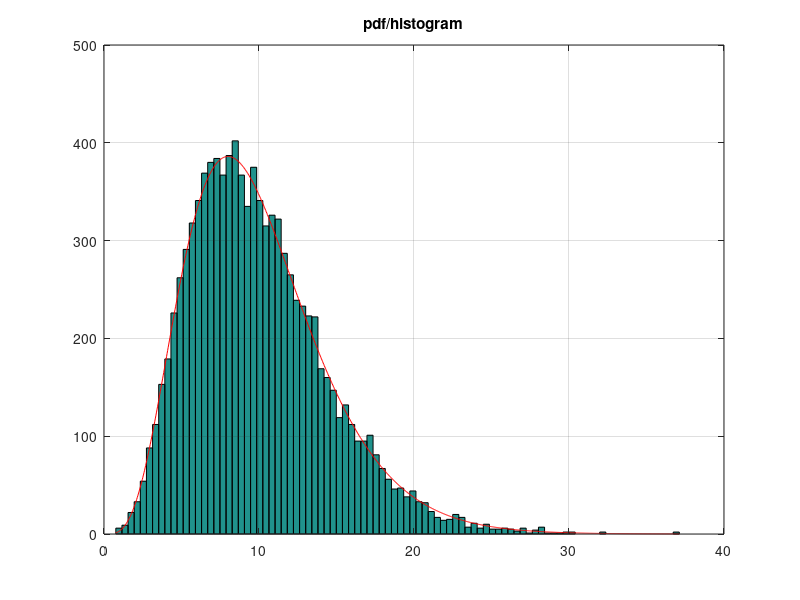
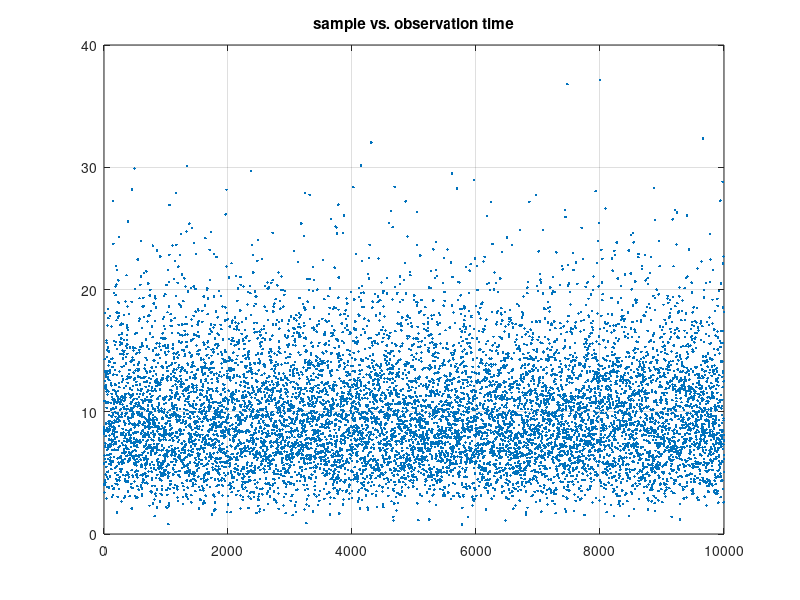
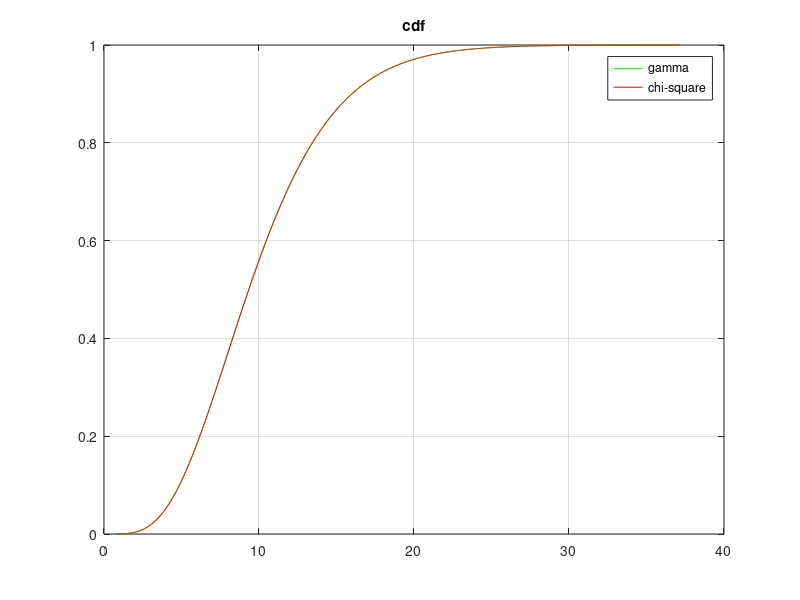
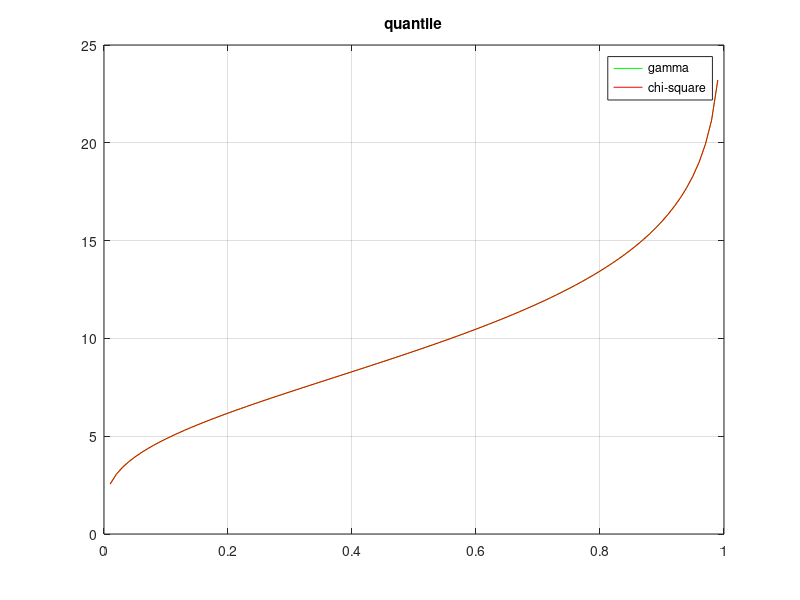

These charts were generated, in order, by the following MATLAB code:
% this script familiarizes the user with the properties of the gamma
% distribution. It also shows how the chi-square distribution is a special
% case of the gamma distribution
% see "Risk and Asset Allocation"-Springer (2005), by A. Meucci
% formula (1.108) and below

clear; close all;  clc;

%%%%%%%%%%%%%%%%%%%%%%%%%%%%%%%%%%%%%%%%%%%%%%%%%%%%%%%%%%%%%%%%%%%%%%%%%%%%%%%%%%%%%%%%%%%%%%%%%%%%%%%%%%%%%%%%%%
% inputs 
NumSimulations=10000; % scalar
nu=10;
sigma_square=1;

%%%%%%%%%%%%%%%%%%%%%%%%%%%%%%%%%%%%%%%%%%%%%%%%%%%%%%%%%%%%%%%%%%%%%%%%%%%%%%%%%%%%%%%%%%%%%%%%%%%%%%%%%%%%%%%%%%%%%%%%%%%%%%%%%%%%%%%%%%%%%%%%%%%%%%%%%%%%%%%%%%%%%%%%%%
a=nu/2;
b=2*sigma_square;

% generate sample using matlab functions
X=gamrnd(a,b,NumSimulations,1);

% compute pdf and cdf using matlab functions
x=[min(X): (max(X)-min(X))/1000 : max(X)]; % set range
pdf =gampdf(x,a,b);
cdf =gamcdf(x,a,b);
chiscdf =chi2cdf(x,nu);

% compute quantile using matlab functions
u=[.01 : .01 : .99]; % set range
quantile = gaminv(u,a,b);
chisquant = chi2inv(u,nu);

%%%%%%%%%%%%%%%%%%%%%%%%%%%%%%%%%%%%%%%%%%%%%%%%%%%%%%%%%%%%%%%%%%%%%%%%%%%%%%%%%%%%%%%%%%%%%%%%%%%%%%%%%%%%%%%%%%%%%%%
% plots
figure
NumBins=round(10*log(NumSimulations));
hist(X,NumBins)
[n,Ds]=hist(X,NumBins);
D=Ds(2)-Ds(1);
hold on
h=plot(x,pdf*NumSimulations*D,'r');
grid on
title('pdf/histogram')

figure
plot([1:NumSimulations],X,'.')
grid on
title('sample vs. observation time')

figure
h=plot(x,cdf,'g');
hold on
h=plot(x,chiscdf,'r');
grid on
legend('gamma','chi-square')
title('cdf')

figure
h=plot(u,quantile,'g');
hold on
h=plot(u,chisquant,'r');
grid on
legend('gamma','chi-square')
title('quantile')